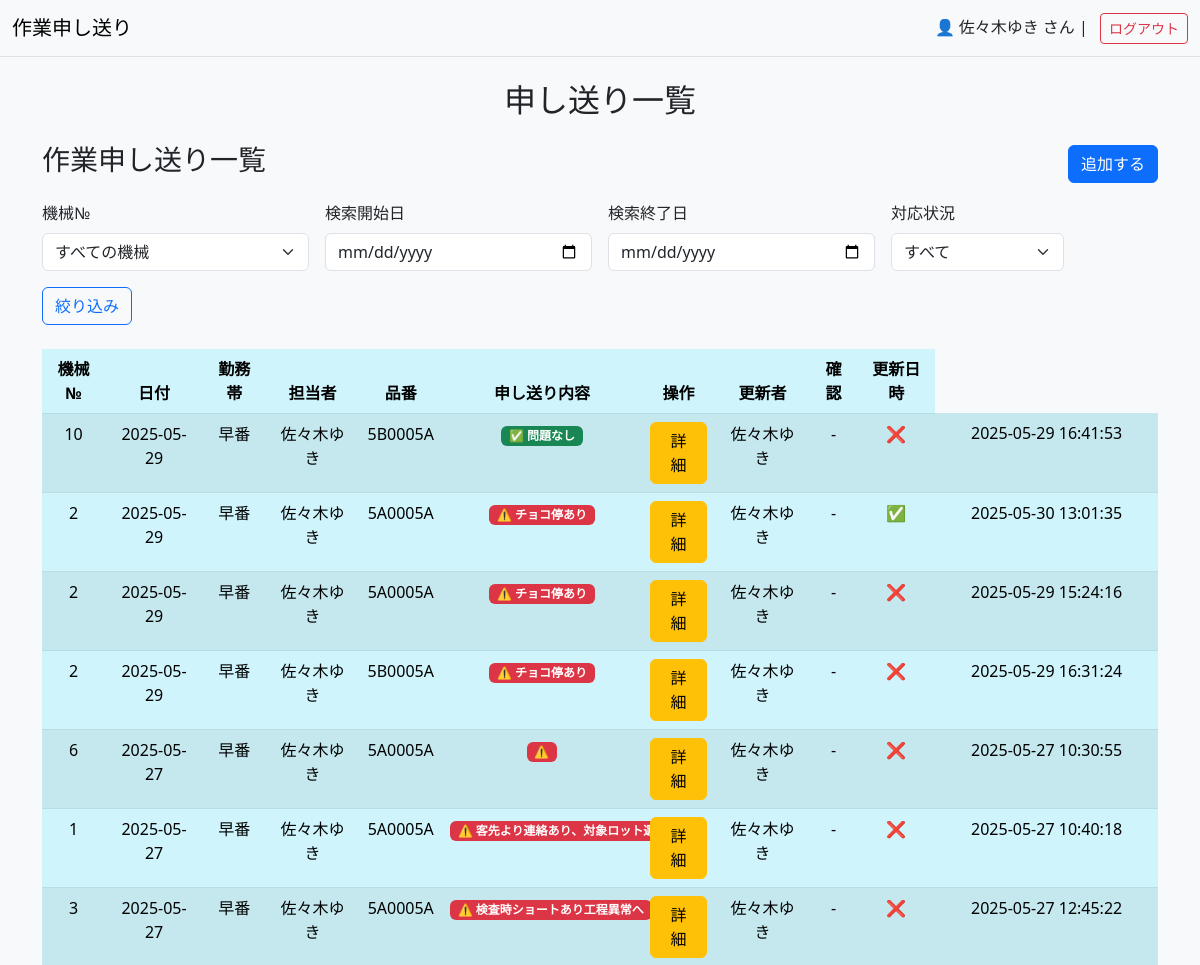
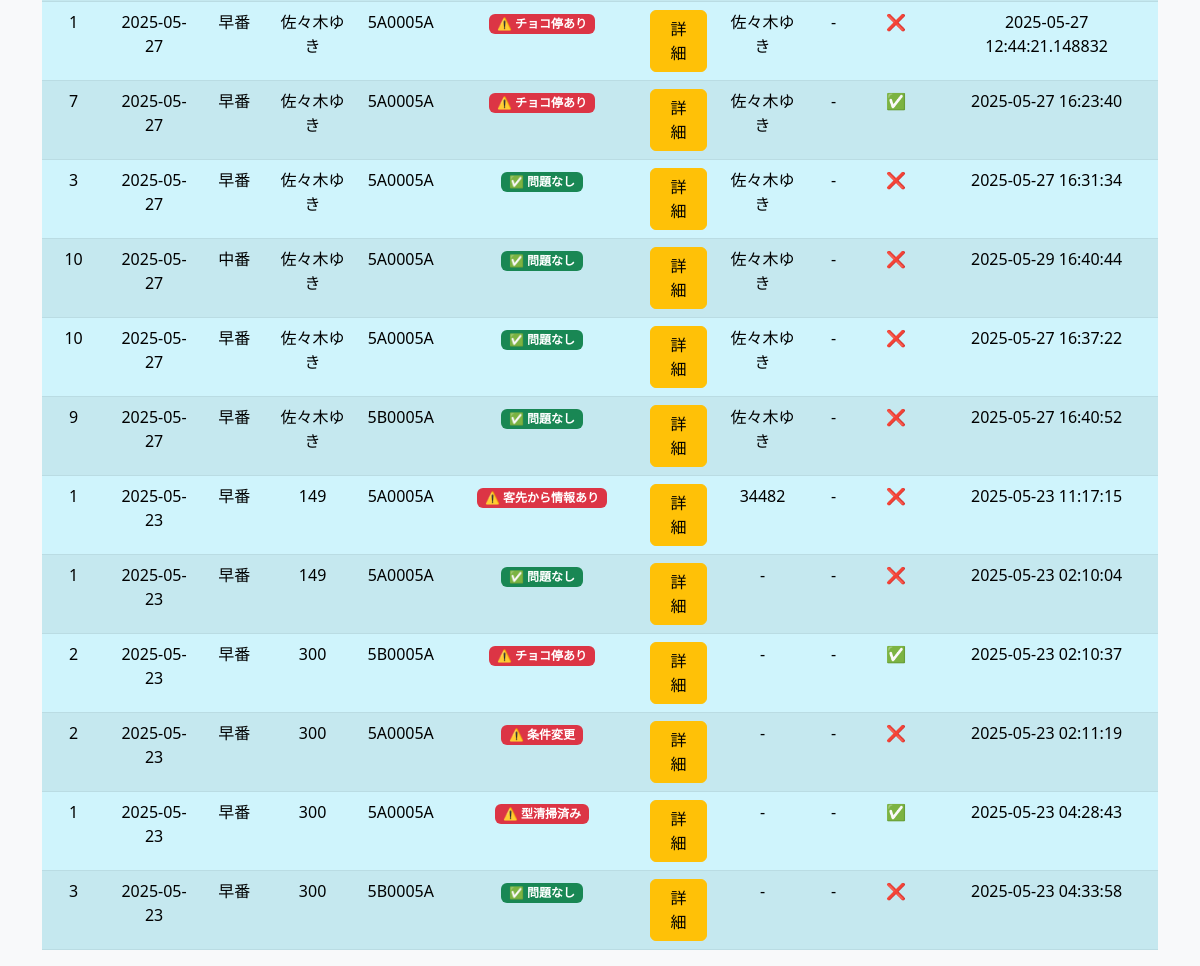
Page / (signed in) on the earlier database version (2 pictures, top to bottom).
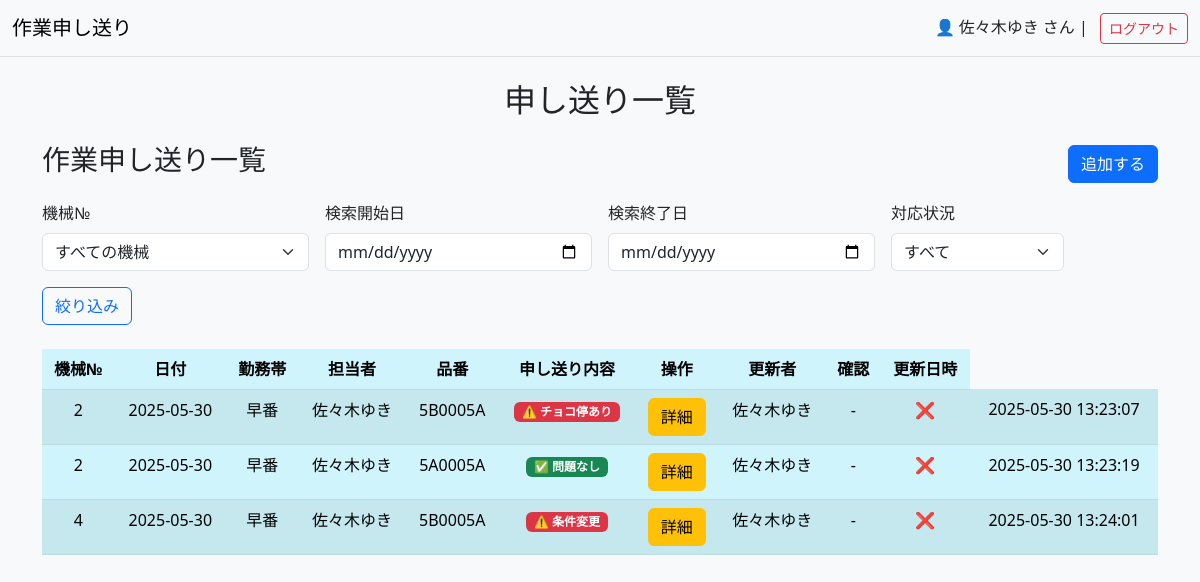
Same page on the later database version.
### tables this page shows
CREATE TABLE work_notes (
        id INTEGER PRIMARY KEY AUTOINCREMENT,
        machine_no TEXT NOT NULL,           -- 機械番号
        date DATE NOT NULL,                 -- 日付
        shift TEXT NOT NULL,                -- 勤務帯（例：早番、遅番など）
        operator TEXT NOT NULL,             -- 担当者
        product_no TEXT NOT NULL,           -- 品番
        note TEXT NOT NULL,                 -- 申し送り内容
        created_at TIMESTAMP DEFAULT CURRENT_TIMESTAMP,
        updated_at TIMESTAMP DEFAULT CURRENT_TIMESTAMP
    , additional_note TEXT, updated_by TEXT, updater TEXT, resolved BOOLEAN DEFAULT 0, status TEXT DEFAULT 'no_issue', resolved_by TEXT);

### app.py (the view)
@app.route("/", methods=["GET", "POST"])
def index():
    if "user_id" not in session:
        return redirect(url_for("login"))
    if request.method == "POST":
        machine_no = request.form["machine_no"]
        date = request.form["date"]
        shift = request.form["shift"]
        operator = session.get("name")  # ログイン中のユーザー名を担当者として記録
        product_no = request.form["product_no"]
        note = request.form["note"]
        updater = session.get("name")
        add_work_note(machine_no, date, shift, operator, product_no, note, updater)
        return redirect(url_for("index"))
    else:
        machine_no = request.args.get("machine_no")
        start_date = request.args.get("start_date")
        end_date = request.args.get("end_date")
        resolved_str = request.args.get("resolved")
        resolved = int(resolved_str) if resolved_str in ["0", "1"] else None
        work_notes = get_filtered_work_notes(machine_no, start_date, end_date, resolved)
        machine_nos = get_machine_nos()  # ← 機械№一覧
        return render_template("index.html", work_notes=work_notes, machine_nos=machine_nos)

### database.py (called while the page is built)
def get_connection_db():
    conn = sqlite3.connect("todo.db")
    conn.row_factory = sqlite3.Row
    return conn

def get_machine_nos():
    conn = get_connection_db()
    c = conn.cursor()
    c.execute("SELECT DISTINCT machine_no FROM work_notes ORDER BY machine_no")
    return [row["machine_no"] for row in c.fetchall()]

def get_filtered_work_notes(machine_no=None, start_date=None, end_date=None, resolved=None):
    conn = get_connection_db()
    c = conn.cursor()
    query = """
        SELECT id, machine_no, date, shift, operator, product_no, note,
               updater, updated_at, resolved  -- 追加！
        FROM work_notes
        WHERE 1=1
    """
    params = []
    if machine_no:
        query += " AND machine_no = ?"
        params.append(machine_no)
    if start_date:
        query += " AND date >= ?"
        params.append(start_date)
    if end_date:
        query += " AND date <= ?"
        params.append(end_date)
    if resolved is not None:
        query += " AND resolved = ?"
        params.append(resolved)
    query += " ORDER BY date DESC"
    c.execute(query, params)
    work_notes = c.fetchall()
    conn.close()
    return work_notes

### templates/index.html (shortened to what this page needs)
{% extends "base.html" %}
{% block content %}
<h2 class="mb-4 text-center">申し送り一覧</h2>
<div class="d-flex justify-content-between align-items-center mb-3">
            <h3>作業申し送り一覧</h3>
            <button class="btn btn-primary" data-bs-toggle="collapse" data-bs-target="#addform">追加する</button>
</div>
<form method="get" class="row g-3 mb-4">
    <div class="col-md-3">
        <label for="machine_no" class="form-label">機械№</label>
        <select name="machine_no" class="form-select">
            <option value="">すべての機械</option>
        </select>
    </div>
    <div class="col-md-3">
        <label for="start_date" class="form-label">検索開始日</label>
        <input type="date" name="start_date" class="form-control" value="{{ request.args.get('start_date', '') }}">
    </div>
    <div class="col-md-3">
        <label for="end_date" class="form-label">検索終了日</label>
        <input type="date" name="end_date" class="form-control" value="{{ request.args.get('end_date', '') }}">
    </div>
    <div class="col-md-2">
        <label for="resolved" class="form-label">対応状況</label>
        <select name="resolved" class="form-select">
            <option value="">すべて</option>
        </select>
    </div>
    <div class="col-md-2">
        <button type="submit" class="btn btn-outline-primary">絞り込み</button>
    </div>
</form>
<table class="table table-striped table-hover text-center table-info">
    <thead>
        <tr>
            <th>機械№</th>
            <th>日付</th>
            <th>勤務帯</th>
            <th>担当者</th>
            <th>品番</th>
            <th>申し送り内容</th>
            <th>操作</th>
            <th>更新者</th>
            <th>確認</th>
            <th>更新日時</th>
        </tr>
    </thead>
    <tbody>
         {% for note in work_notes %}
                <tr>
                    <td>{{ note['machine_no'] }}</td>
                    <td>{{ note['date'] }}</td>
                    <td>{{ note['shift'] }}</td>
                    <td>{{ note['operator'] }}</td>
                    <td>{{ note['product_no'] }}</td>
                    {% set lines = note['note'].split('\n') %}
                    {% set last_note = lines[-1] %}
                    <td style="max-width: 200px; word-break: break-word; white-space: normal;">
                        {% if '問題なし' in last_note %}
                        <span class="badge bg-success">✅ 問題なし</span>
                        {% else %}
                        <span class="badge bg-danger">⚠️ {{ last_note }}</span>
                        {% endif %}
                    </td>
                    <td>
                        <a href="{{ url_for('show', id=note['id']) }}" class="btn btn-warning">詳細</a>
                    </td>
                    <td>{{ note.updater or '-' }}</td>
                    <td>
                        {% if note['status'] == 'no_issue' %}
                        ✅ 問題なし
                        {% elif note['status'] == 'resolved' %}
                        ✅ 対応済
                        {% elif note['status'] == 'has_issue' %}
                        ⚠️ 要対応
                        {% else %}
                        -
                        {% endif %}
                    </td>
                    <td>
                        {% if note.resolved %}
                            ✅
                        {% else %}
                            ❌
                        {% endif %}
                    </td>
                    <td>{{ note.updated_at or '-' }}</td>
                </tr>
            {% endfor %}
            </tbody>
        </table>
    </div>
{% endblock %}

### templates/base.html (shortened to what this page needs)
<!DOCTYPE html>
<html lang="ja">
<head>
    <link href="https://cdn.jsdelivr.net/npm/bootstrap@5.3.0/dist/css/bootstrap.min.css" rel="stylesheet">
</head>
<body class="bg-light">
    <nav class="navbar navbar-expand-lg navbar-light bg-light border-bottom">
        <div class="container-fluid">
            <a class="navbar-brand" href="{{ url_for('index') }}">作業申し送り</a>
            <div class="ms-auto">
                {% if session.name %}
                👤 {{ session.name }} さん |
                <a href="{{ url_for('logout') }}" class="btn btn-outline-danger btn-sm ms-2">ログアウト</a>
                {% endif %}
            </div>
        </div>
    </nav>
    <div class="container mt-4">
        {% block content %}{% endblock %}
</body>
</body>
</html>

Differences in the rows shown:
removed work_notes: machine_no "10", date "2025-05-29", shift "早番", operator "佐々木ゆき", product_no "5B0005A", shows "✅ 問題なし", updater "佐々木ゆき", updated_at "2025-05-29 16:41:53"
removed work_notes: machine_no "2", date "2025-05-29", shift "早番", operator "佐々木ゆき", product_no "5A0005A", note "チョコ停あり", updater "佐々木ゆき", updated_at "2025-05-30 13:01:35"
removed work_notes: machine_no "2", date "2025-05-29", shift "早番", operator "佐々木ゆき", product_no "5A0005A", note "チョコ停あり", updater "佐々木ゆき", updated_at "2025-05-29 15:24:16"
removed work_notes: machine_no "2", date "2025-05-29", shift "早番", operator "佐々木ゆき", product_no "5B0005A", note "チョコ停あり", updater "佐々木ゆき", updated_at "2025-05-29 16:31:24"
removed work_notes: machine_no "6", date "2025-05-27", shift "早番", operator "佐々木ゆき", product_no "5A0005A", updater "佐々木ゆき", updated_at "2025-05-27 10:30:55"
removed work_notes: machine_no "1", date "2025-05-27", shift "早番", operator "佐々木ゆき", product_no "5A0005A", last_note "客先より連絡あり、対象ロット選別", updater "佐々木ゆき", updated_at "2025-05-27 10:40:18"
removed work_notes: machine_no "3", date "2025-05-27", shift "早番", operator "佐々木ゆき", product_no "5A0005A", last_note "検査時ショートあり工程異常へ", updater "佐々木ゆき", updated_at "2025-05-27 12:45:22"
removed work_notes: machine_no "1", date "2025-05-27", shift "早番", operator "佐々木ゆき", product_no "5A0005A", note "チョコ停あり", updater "佐々木ゆき", updated_at "2025-05-27 12:44:21.148832"
removed work_notes: machine_no "7", date "2025-05-27", shift "早番", operator "佐々木ゆき", product_no "5A0005A", note "チョコ停あり", updater "佐々木ゆき", updated_at "2025-05-27 16:23:40"
removed work_notes: machine_no "3", date "2025-05-27", shift "早番", operator "佐々木ゆき", product_no "5A0005A", note "✅ 問題なし", updater "佐々木ゆき", updated_at "2025-05-27 16:31:34"
removed work_notes: machine_no "10", date "2025-05-27", shift "中番", operator "佐々木ゆき", product_no "5A0005A", shows "✅ 問題なし", updater "佐々木ゆき", updated_at "2025-05-29 16:40:44"
removed work_notes: machine_no "10", date "2025-05-27", shift "早番", operator "佐々木ゆき", product_no "5A0005A", note "✅ 問題なし", updater "佐々木ゆき", updated_at "2025-05-27 16:37:22"
removed work_notes: machine_no "9", date "2025-05-27", shift "早番", operator "佐々木ゆき", product_no "5B0005A", note "✅ 問題なし", updater "佐々木ゆき", updated_at "2025-05-27 16:40:52"
removed work_notes: machine_no "1", date "2025-05-23", shift "早番", operator "149", product_no "5A0005A", last_note "客先から情報あり", updater "34482", updated_at "2025-05-23 11:17:15"
removed work_notes: machine_no "1", date "2025-05-23", shift "早番", operator "149", product_no "5A0005A", note "✅ 問題なし", updater "-", updated_at "2025-05-23 02:10:04"
removed work_notes: machine_no "2", date "2025-05-23", shift "早番", operator "300", product_no "5B0005A", note "チョコ停あり", updater "-", updated_at "2025-05-23 02:10:37"
removed work_notes: machine_no "2", date "2025-05-23", shift "早番", operator "300", product_no "5A0005A", note "条件変更", updater "-", updated_at "2025-05-23 02:11:19"
removed work_notes: machine_no "1", date "2025-05-23", shift "早番", operator "300", product_no "5A0005A", note "型清掃済み", updater "-", updated_at "2025-05-23 04:28:43"
removed work_notes: machine_no "3", date "2025-05-23", shift "早番", operator "300", product_no "5B0005A", note "✅ 問題なし", updater "-", updated_at "2025-05-23 04:33:58"
added work_notes: machine_no "2", date "2025-05-30", shift "早番", operator "佐々木ゆき", product_no "5B0005A", note "チョコ停あり", updater "佐々木ゆき", updated_at "2025-05-30 13:23:07"
added work_notes: machine_no "2", date "2025-05-30", shift "早番", operator "佐々木ゆき", product_no "5A0005A", note "✅ 問題なし", updater "佐々木ゆき", updated_at "2025-05-30 13:23:19"
added work_notes: machine_no "4", date "2025-05-30", shift "早番", operator "佐々木ゆき", product_no "5B0005A", note "条件変更", updater "佐々木ゆき", updated_at "2025-05-30 13:24:01"
